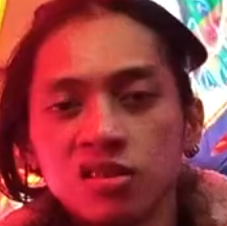
#> input picture Faces/6.png, 227 x 226 px, given in place of try.mp4, which was not available
$ jupyter execute --allow-errors blur.ipynb   (text cells are left out)
#> lines starting #> are read from the running program, lines starting #| are printed output that depends on the picture; after the words box and inside, x2 and y2 are one past the last pixel; in counts of white or black regions, pixels touching at a corner belong together; pictures that were not available may be replaced by others from this repository, and a replacement may not be noted
[cell 1]
import cv2

[cell 2]
face_cascade = cv2.CascadeClassifier(cv2.data.haarcascades + 'haarcascade_frontalface_default.xml')

[cell 3]
# [7 lines left out: function mosaic, not called in this run]

[cell 4]
#for video
video_path = 'vid.mp4'
cap = cv2.VideoCapture(video_path)
if not cap.isOpened():
    print("Error opening video file")

[cell 5]
frame_width = int(cap.get(3))
frame_height = int(cap.get(4))
fps = int(cap.get(cv2.CAP_PROP_FPS))

[cell 6]
out = cv2.VideoWriter('output_video.mp4', cv2.VideoWriter_fourcc(*'mp4v'), fps, (frame_width, frame_height))

[cell 7]
frame_count = 0
selected_faces = []
detected_faces_count = 0

[cell 8]
import cv2
# Load pre-trained face detector
face_cascade = cv2.CascadeClassifier(cv2.data.haarcascades + 'haarcascade_frontalface_default.xml')

# Function to apply mosaic effect
def apply_mosaic(image, rect, size=15):
    (x, y, w, h) = rect
    face = image[y:y+h, x:x+w]
    face = cv2.resize(face, (size, size), interpolation=cv2.INTER_LINEAR)
    face = cv2.resize(face, (w, h), interpolation=cv2.INTER_NEAREST)
    image[y:y+h, x:x+w] = face
    return image

# Open video file
video_path = 'try.mp4'
cap = cv2.VideoCapture(video_path)
if not cap.isOpened():
    print("Error opening video file")

# Get video properties
frame_width = int(cap.get(3))
frame_height = int(cap.get(4))
fps = int(cap.get(cv2.CAP_PROP_FPS))
length = int(cap.get(cv2.CAP_PROP_FRAME_COUNT))

# Create a VideoWriter object to save the output video
out = cv2.VideoWriter('output_video.mp4', cv2.VideoWriter_fourcc(*'mp4v'), fps, (frame_width, frame_height))

# Process the video
frame_count = 0
detected_faces_count = 0
count = 0
while cap.isOpened():
    ret, frame = cap.read()
#> frame is the input picture: shape (226, 227, 3); mean B, G, R 66.5, 63, 152.3
    if not ret:
        break

    gray = cv2.cvtColor(frame, cv2.COLOR_BGR2GRAY)
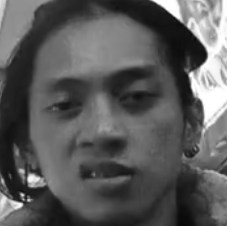
#> gray: shape (226, 227); min 9, max 255, mean 90.1
    faces = face_cascade.detectMultiScale(gray, scaleFactor=1.1, minNeighbors=5, minSize=(30, 30))
#> faces = [[14, 29, 181, 181]]
    #
    # # Draw bounding boxes around faces
    for (x, y, w, h) in faces:
        cv2.rectangle(frame, (x, y), (x+w, y+h), (255, 0, 0), 2)
#> this loop made 1 pass
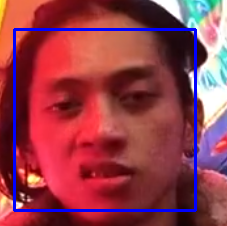
#> frame: shape (226, 227, 3); 4.23% of pixels changed, all inside (x1, y1, x2, y2) = (13, 28, 197, 212)

    # x,y,w,h = cv2.boundingRect(frame)
    # cv2.rectangle(frame,(x,y),(x+w,y+h),(0,255,0),2)
    # Display the frame
    cv2.imshow('Frame', frame)
    count += 1
    for face in faces:
        frame = apply_mosaic(frame, face)
#> this loop made 1 pass
#> pass 1, in apply_mosaic, `face = image[y:y+h, x:x+w]`:
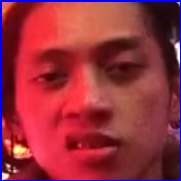
#> face: shape (181, 181, 3); mean B, G, R 59.8, 47.3, 150.7
#> pass 1, in apply_mosaic, `face = cv2.resize(face, (w, h), interpolation=cv2.INTER_NEAREST)`:
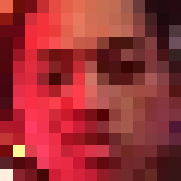
#> face: shape (181, 181, 3); mean B, G, R 52.7, 48.7, 154.6
#> pass 1, `frame = apply_mosaic(frame, face)`:
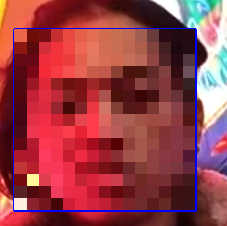
#> frame: shape (226, 227, 3); mean B, G, R 70.5, 61.8, 149.3

    # Write the frame to the output video
    out.write(frame)
    print(f"frame{count}/{length})")
    # Press 'q' to exit
    if cv2.waitKey(1) & 0xFF == ord('q'):
#> (key q is pressed here)
        break

# Release everything
cap.release()
out.release()
cv2.destroyAllWindows()

[cell 9]
from mtcnn_cv2 import MTCNN
import cv2

#> (the rest of this cell did not finish here and is left out)

[cell 10]
from deepface import DeepFace
import time
t = time.time()
#> (the rest of this cell did not finish here and is left out)

[cell 11]
# [8 lines left out: function check_faces, not called in this run]

# Check if any faces are found
#> (the rest of this cell did not finish here and is left out)

[cell 12]
import matplotlib.pyplot as plt
from matplotlib.patches import Rectangle
import cv2
ee = cv2.imread('1.png')
#> (the rest of this cell did not finish here and is left out)

[cell 13]
import cv2
import numpy as np
from deepface import DeepFace
import pandas as pd


input_video = cv2.VideoCapture('try.mp4')

dir = "C:/Users/Jai/Desktop/projects/jp/faces"

# [7 lines left out: function mosaic, not called in this run]
count = 0
#> (the rest of this cell did not finish here and is left out)

[cell 14]
import torch

print("Torch version:",torch.__version__)

print("Is CUDA enabled?",torch.cuda.is_available())
#> (this line was passed over: torch is not available in this run)

#> (a cell that did not finish here is left out)

[cell 16]
import os
import face_recognition
faces = []
#> (the rest of this cell did not finish here and is left out)

[cell 17]
import cv2
import face_recognition
import os

# [7 lines left out: function mosaic, not called in this run]

faces = []
#> (the rest of this cell did not finish here and is left out)

[cell 18]
import face_recognition
import cv2
import os


# Load the video
video_path = 'try.mp4'
output_video_path = 'output.mp4'
input_video = cv2.VideoCapture(video_path)

# Get video properties
frame_width = int(input_video.get(cv2.CAP_PROP_FRAME_WIDTH))
#> frame_width = 227
frame_height = int(input_video.get(cv2.CAP_PROP_FRAME_HEIGHT))
#> frame_height = 226
fps = int(input_video.get(cv2.CAP_PROP_FPS))
#> fps = 30

# Set up the output video writer
fourcc = cv2.VideoWriter_fourcc(*'XVID')
#> fourcc = 1145656920
output_video = cv2.VideoWriter(output_video_path, fourcc, fps, (frame_width, frame_height))
count = 0
#> (the rest of this cell did not finish here and is left out)

[cell 19]
import cv2
import numpy as np
from deepface import DeepFace
import retinaface
from deepface.modules.verification import find_euclidean_distance
from deepface.modules.verification import find_threshold

# [7 lines left out: function mosaic, not called in this run]

# Load the target image and get its embedding
target = cv2.imread("target.png")
#> (the rest of this cell did not finish here and is left out)

[cell 20]
import os
import cv2
import numpy as np
from deepface import DeepFace
import faiss

# Function to get embeddings for an image
def get_embedding(image_path, model_name='ArcFace'):
#> called with image_path = 'faces/2.png', model_name = 'ArcFace'
    image = cv2.imread(image_path)
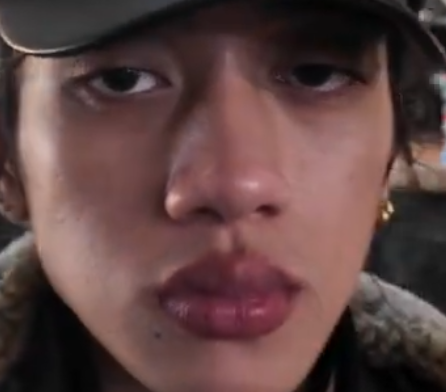
#> input picture Faces/2.png, 446 x 392 px, found by its file name
#> image is the input picture: shape (392, 446, 3); mean B, G, R 66.1, 67.5, 93.7
    embedding = DeepFace.represent(image, model_name=model_name, enforce_detection=False)[0]['embedding']
    return np.array(embedding)

# Directory containing the images
image_folder = "/faces"

# List to store embeddings
embeddings = []

# Loop through each image in the folder and get embeddings
#> (the rest of this cell did not finish here and is left out)
